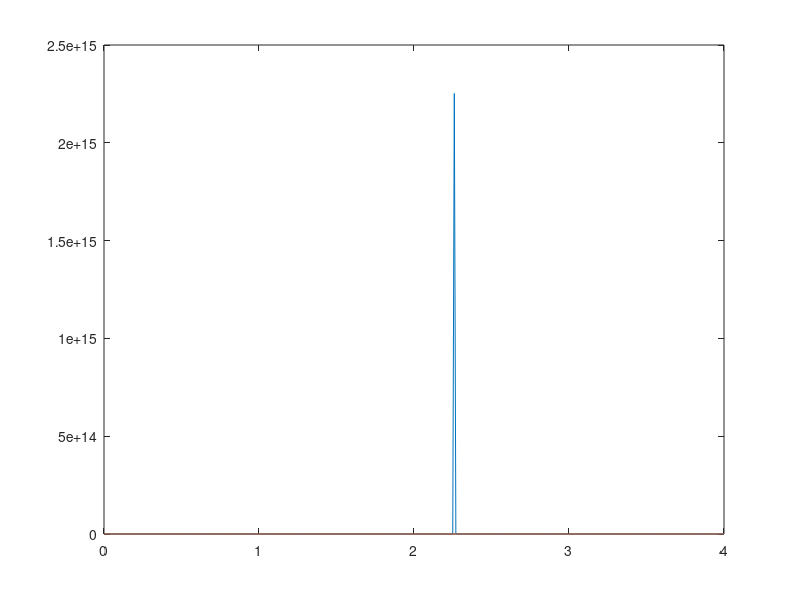

The MATLAB script that drew this image:
clc;
clear;

Tmax = 4;
T = 0:0.01:Tmax;

T_c = 2.26;
N = 100;

correlation_lengths = 1./abs(T-T_c);
finite_correlation_lengths = 1./(abs(T-T_c)+1/N);

plot(T, correlation_lengths, T, finite_correlation_lengths)